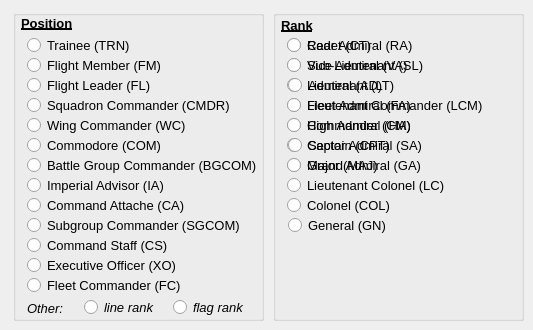
    <widget class="QWidget" name="tabPosRank">
     <attribute name="title">
      <string>Position and Rank</string>
     </attribute>
     <widget class="QGroupBox" name="groupBox">
      <property name="geometry">
       <rect>
        <x>13</x>
        <y>10</y>
        <width>251</width>
        <height>311</height>
       </rect>
      </property>
      <property name="font">
       <font>
        <family>Arial</family>
        <pointsize>10</pointsize>
        <weight>50</weight>
        <bold>false</bold>
        <underline>false</underline>
       </font>
      </property>
      <property name="title">
       <string/>
      </property>
      <widget class="QRadioButton" name="rb_pos_fm">
       <property name="geometry">
        <rect>
         <x>14</x>
         <y>47</y>
         <width>171</width>
         <height>17</height>
        </rect>
       </property>
       <property name="font">
        <font>
         <family>Arial</family>
         <pointsize>10</pointsize>
        </font>
       </property>
       <property name="text">
        <string>Flight Member (FM)</string>
       </property>
      </widget>
      <widget class="QRadioButton" name="rb_pos_fl">
       <property name="geometry">
        <rect>
         <x>14</x>
         <y>67</y>
         <width>231</width>
         <height>17</height>
        </rect>
       </property>
       <property name="font">
        <font>
         <family>Arial</family>
         <pointsize>10</pointsize>
        </font>
       </property>
       <property name="text">
        <string>Flight Leader (FL)</string>
       </property>
      </widget>
      <widget class="QRadioButton" name="rb_pos_cmdr">
       <property name="geometry">
        <rect>
         <x>14</x>
         <y>87</y>
         <width>231</width>
         <height>17</height>
        </rect>
       </property>
       <property name="font">
        <font>
         <family>Arial</family>
         <pointsize>10</pointsize>
        </font>
       </property>
       <property name="text">
        <string>Squadron Commander (CMDR)</string>
       </property>
      </widget>
      <widget class="QRadioButton" name="rb_pos_wc">
       <property name="geometry">
        <rect>
         <x>14</x>
         <y>107</y>
         <width>231</width>
         <height>17</height>
        </rect>
       </property>
       <property name="font">
        <font>
         <family>Arial</family>
         <pointsize>10</pointsize>
        </font>
       </property>
       <property name="text">
        <string>Wing Commander (WC)</string>
       </property>
      </widget>
      <widget class="QRadioButton" name="rb_pos_bgcom">
       <property name="geometry">
        <rect>
         <x>14</x>
         <y>147</y>
         <width>231</width>
         <height>17</height>
        </rect>
       </property>
       <property name="font">
        <font>
         <family>Arial</family>
         <pointsize>10</pointsize>
        </font>
       </property>
       <property name="text">
        <string>Battle Group Commander (BGCOM)</string>
       </property>
      </widget>
      <widget class="QRadioButton" name="rb_pos_ia">
       <property name="geometry">
        <rect>
         <x>14</x>
         <y>167</y>
         <width>231</width>
         <height>17</height>
        </rect>
       </property>
       <property name="font">
        <font>
         <family>Arial</family>
         <pointsize>10</pointsize>
        </font>
       </property>
       <property name="text">
        <string>Imperial Advisor (IA)</string>
       </property>
      </widget>
      <widget class="QRadioButton" name="rb_pos_ca">
       <property name="geometry">
        <rect>
         <x>14</x>
         <y>187</y>
         <width>231</width>
         <height>17</height>
        </rect>
       </property>
       <property name="font">
        <font>
         <family>Arial</family>
         <pointsize>10</pointsize>
        </font>
       </property>
       <property name="text">
        <string>Command Attache (CA)</string>
       </property>
      </widget>
      <widget class="QRadioButton" name="rb_pos_sgcom">
       <property name="geometry">
        <rect>
         <x>14</x>
         <y>207</y>
         <width>231</width>
         <height>17</height>
        </rect>
       </property>
       <property name="font">
        <font>
         <family>Arial</family>
         <pointsize>10</pointsize>
        </font>
       </property>
       <property name="text">
        <string>Subgroup Commander (SGCOM)</string>
       </property>
      </widget>
      <widget class="QRadioButton" name="rb_pos_cs">
       <property name="geometry">
        <rect>
         <x>14</x>
         <y>227</y>
         <width>231</width>
         <height>17</height>
        </rect>
       </property>
       <property name="font">
        <font>
         <family>Arial</family>
         <pointsize>10</pointsize>
        </font>
       </property>
       <property name="text">
        <string>Command Staff (CS)</string>
       </property>
      </widget>
      <widget class="QRadioButton" name="rb_pos_xo">
       <property name="geometry">
        <rect>
         <x>14</x>
         <y>247</y>
         <width>231</width>
         <height>17</height>
        </rect>
       </property>
       <property name="font">
        <font>
         <family>Arial</family>
         <pointsize>10</pointsize>
        </font>
       </property>
       <property name="text">
        <string>Executive Officer (XO)</string>
       </property>
      </widget>
      <widget class="QRadioButton" name="rb_pos_fc">
       <property name="geometry">
        <rect>
         <x>14</x>
         <y>267</y>
         <width>231</width>
         <height>17</height>
        </rect>
       </property>
       <property name="font">
        <font>
         <family>Arial</family>
         <pointsize>10</pointsize>
        </font>
       </property>
       <property name="text">
        <string>Fleet Commander (FC)</string>
       </property>
      </widget>
      <widget class="QRadioButton" name="rb_pos_lr">
       <property name="geometry">
        <rect>
         <x>71</x>
         <y>289</y>
         <width>71</width>
         <height>17</height>
        </rect>
       </property>
       <property name="font">
        <font>
         <family>Arial</family>
         <pointsize>10</pointsize>
         <italic>true</italic>
        </font>
       </property>
       <property name="text">
        <string>line rank</string>
       </property>
      </widget>
      <widget class="QRadioButton" name="rb_pos_fr">
       <property name="geometry">
        <rect>
         <x>160</x>
         <y>289</y>
         <width>71</width>
         <height>17</height>
        </rect>
       </property>
       <property name="font">
        <font>
         <family>Arial</family>
         <pointsize>10</pointsize>
         <italic>true</italic>
        </font>
       </property>
       <property name="text">
        <string>flag rank</string>
       </property>
      </widget>
      <widget class="QLabel" name="label_14">
       <property name="geometry">
        <rect>
         <x>14</x>
         <y>292</y>
         <width>46</width>
         <height>13</height>
        </rect>
       </property>
       <property name="font">
        <font>
         <family>Arial</family>
         <pointsize>10</pointsize>
         <italic>true</italic>
        </font>
       </property>
       <property name="text">
        <string>Other:</string>
       </property>
      </widget>
      <widget class="QLabel" name="label_15">
       <property name="geometry">
        <rect>
         <x>8</x>
         <y>5</y>
         <width>71</width>
         <height>16</height>
        </rect>
       </property>
       <property name="font">
        <font>
         <family>Arial</family>
         <pointsize>10</pointsize>
         <weight>75</weight>
         <bold>true</bold>
         <underline>true</underline>
        </font>
       </property>
       <property name="text">
        <string>Position</string>
       </property>
      </widget>
      <widget class="QRadioButton" name="rb_pos_trn">
       <property name="geometry">
        <rect>
         <x>14</x>
         <y>27</y>
         <width>171</width>
         <height>17</height>
        </rect>
       </property>
       <property name="font">
        <font>
         <family>Arial</family>
         <pointsize>10</pointsize>
        </font>
       </property>
       <property name="text">
        <string>Trainee (TRN)</string>
       </property>
      </widget>
      <widget class="QRadioButton" name="rb_pos_com">
       <property name="geometry">
        <rect>
         <x>14</x>
         <y>127</y>
         <width>231</width>
         <height>17</height>
        </rect>
       </property>
       <property name="font">
        <font>
         <family>Arial</family>
         <pointsize>10</pointsize>
        </font>
       </property>
       <property name="text">
        <string>Commodore (COM)</string>
       </property>
      </widget>
     </widget>
     <widget class="QGroupBox" name="groupBox_2">
      <property name="geometry">
       <rect>
        <x>273</x>
        <y>10</y>
        <width>251</width>
        <height>311</height>
       </rect>
      </property>
      <property name="font">
       <font>
        <family>Arial</family>
        <pointsize>10</pointsize>
        <weight>50</weight>
        <bold>false</bold>
        <underline>false</underline>
       </font>
      </property>
      <property name="title">
       <string/>
      </property>
      <widget class="QLabel" name="label_16">
       <property name="geometry">
        <rect>
         <x>8</x>
         <y>5</y>
         <width>71</width>
         <height>20</height>
        </rect>
       </property>
       <property name="font">
        <font>
         <family>Arial</family>
         <pointsize>10</pointsize>
         <weight>75</weight>
         <bold>true</bold>
         <underline>true</underline>
        </font>
       </property>
       <property name="text">
        <string>Rank</string>
       </property>
      </widget>
      <widget class="QRadioButton" name="rb_rank_sl">
       <property name="geometry">
        <rect>
         <x>14</x>
         <y>47</y>
         <width>171</width>
         <height>17</height>
        </rect>
       </property>
       <property name="font">
        <font>
         <family>Arial</family>
         <pointsize>10</pointsize>
        </font>
       </property>
       <property name="text">
        <string>Sub-Lieutenant (SL)</string>
       </property>
      </widget>
      <widget class="QRadioButton" name="rb_rank_ct">
       <property name="geometry">
        <rect>
         <x>14</x>
         <y>27</y>
         <width>171</width>
         <height>17</height>
        </rect>
       </property>
       <property name="font">
        <font>
         <family>Arial</family>
         <pointsize>10</pointsize>
        </font>
       </property>
       <property name="text">
        <string>Cadet (CT)</string>
       </property>
      </widget>
      <widget class="QRadioButton" name="rb_rank_lt">
       <property name="geometry">
        <rect>
         <x>14</x>
         <y>67</y>
         <width>171</width>
         <height>17</height>
        </rect>
       </property>
       <property name="font">
        <font>
         <family>Arial</family>
         <pointsize>10</pointsize>
        </font>
       </property>
       <property name="text">
        <string>Lieutenant (LT)</string>
       </property>
      </widget>
      <widget class="QRadioButton" name="rb_rank_lcm">
       <property name="geometry">
        <rect>
         <x>14</x>
         <y>87</y>
         <width>201</width>
         <height>17</height>
        </rect>
       </property>
       <property name="font">
        <font>
         <family>Arial</family>
         <pointsize>10</pointsize>
        </font>
       </property>
       <property name="text">
        <string>Lieutenant Commander (LCM)</string>
       </property>
      </widget>
      <widget class="QRadioButton" name="rb_rank_cm">
       <property name="geometry">
        <rect>
         <x>14</x>
         <y>107</y>
         <width>171</width>
         <height>17</height>
        </rect>
       </property>
       <property name="font">
        <font>
         <family>Arial</family>
         <pointsize>10</pointsize>
        </font>
       </property>
       <property name="text">
        <string>Commander (CM)</string>
       </property>
      </widget>
      <widget class="QRadioButton" name="rb_rank_cpt">
       <property name="geometry">
        <rect>
         <x>14</x>
         <y>127</y>
         <width>171</width>
         <height>17</height>
        </rect>
       </property>
       <property name="font">
        <font>
         <family>Arial</family>
         <pointsize>10</pointsize>
        </font>
       </property>
       <property name="text">
        <string>Captain (CPT)</string>
       </property>
      </widget>
      <widget class="QRadioButton" name="rb_rank_maj">
       <property name="geometry">
        <rect>
         <x>14</x>
         <y>147</y>
         <width>171</width>
         <height>17</height>
        </rect>
       </property>
       <property name="font">
        <font>
         <family>Arial</family>
         <pointsize>10</pointsize>
        </font>
       </property>
       <property name="text">
        <string>Major (MAJ)</string>
       </property>
      </widget>
      <widget class="QRadioButton" name="rb_rank_lc">
       <property name="geometry">
        <rect>
         <x>14</x>
         <y>167</y>
         <width>171</width>
         <height>17</height>
        </rect>
       </property>
       <property name="font">
        <font>
         <family>Arial</family>
         <pointsize>10</pointsize>
        </font>
       </property>
       <property name="text">
        <string>Lieutenant Colonel (LC)</string>
       </property>
      </widget>
      <widget class="QRadioButton" name="rb_rank_col">
       <property name="geometry">
        <rect>
         <x>14</x>
         <y>187</y>
         <width>171</width>
         <height>17</height>
        </rect>
       </property>
       <property name="font">
        <font>
         <family>Arial</family>
         <pointsize>10</pointsize>
        </font>
       </property>
       <property name="text">
        <string>Colonel (COL)</string>
       </property>
      </widget>
      <widget class="QRadioButton" name="rb_rank_gn">
       <property name="geometry">
        <rect>
         <x>15</x>
         <y>207</y>
         <width>171</width>
         <height>17</height>
        </rect>
       </property>
       <property name="font">
        <font>
         <family>Arial</family>
         <pointsize>10</pointsize>
        </font>
       </property>
       <property name="text">
        <string>General (GN)</string>
       </property>
      </widget>
      <widget class="QRadioButton" name="rb_rank_ra">
       <property name="geometry">
        <rect>
         <x>14</x>
         <y>27</y>
         <width>171</width>
         <height>17</height>
        </rect>
       </property>
       <property name="font">
        <font>
         <family>Arial</family>
         <pointsize>10</pointsize>
        </font>
       </property>
       <property name="text">
        <string>Rear Admiral (RA)</string>
       </property>
      </widget>
      <widget class="QRadioButton" name="rb_rank_va">
       <property name="geometry">
        <rect>
         <x>14</x>
         <y>47</y>
         <width>171</width>
         <height>17</height>
        </rect>
       </property>
       <property name="font">
        <font>
         <family>Arial</family>
         <pointsize>10</pointsize>
        </font>
       </property>
       <property name="text">
        <string>Vice Admiral (VA)</string>
       </property>
      </widget>
      <widget class="QRadioButton" name="rb_rank_ad">
       <property name="geometry">
        <rect>
         <x>15</x>
         <y>67</y>
         <width>171</width>
         <height>17</height>
        </rect>
       </property>
       <property name="font">
        <font>
         <family>Arial</family>
         <pointsize>10</pointsize>
        </font>
       </property>
       <property name="text">
        <string>Admiral (AD)</string>
       </property>
      </widget>
      <widget class="QRadioButton" name="rb_rank_fa">
       <property name="geometry">
        <rect>
         <x>14</x>
         <y>87</y>
         <width>171</width>
         <height>17</height>
        </rect>
       </property>
       <property name="font">
        <font>
         <family>Arial</family>
         <pointsize>10</pointsize>
        </font>
       </property>
       <property name="text">
        <string>Fleet Admiral (FA)</string>
       </property>
      </widget>
      <widget class="QRadioButton" name="rb_rank_ha">
       <property name="geometry">
        <rect>
         <x>14</x>
         <y>107</y>
         <width>171</width>
         <height>17</height>
        </rect>
       </property>
       <property name="font">
        <font>
         <family>Arial</family>
         <pointsize>10</pointsize>
        </font>
       </property>
       <property name="text">
        <string>High Admiral (HA)</string>
       </property>
      </widget>
      <widget class="QRadioButton" name="rb_rank_sa">
       <property name="geometry">
        <rect>
         <x>15</x>
         <y>127</y>
         <width>171</width>
         <height>17</height>
        </rect>
       </property>
       <property name="font">
        <font>
         <family>Arial</family>
         <pointsize>10</pointsize>
        </font>
       </property>
       <property name="text">
        <string>Sector Admiral (SA)</string>
       </property>
      </widget>
      <widget class="QRadioButton" name="rb_rank_ga">
       <property name="geometry">
        <rect>
         <x>14</x>
         <y>147</y>
         <width>171</width>
         <height>17</height>
        </rect>
       </property>
       <property name="font">
        <font>
         <family>Arial</family>
         <pointsize>10</pointsize>
        </font>
       </property>
       <property name="text">
        <string>Grand Admiral (GA)</string>
       </property>
      </widget>
     </widget>
    </widget>
